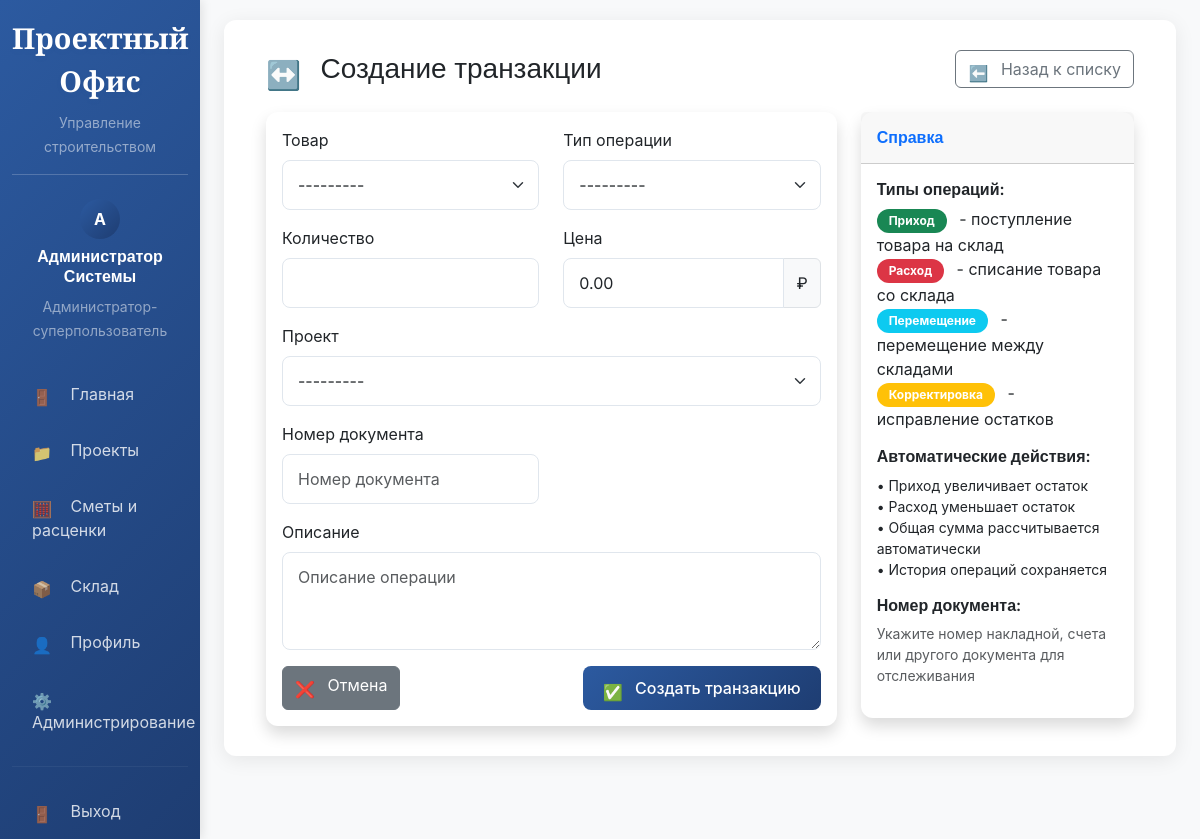
/warehouse/transactions/create/ (signed in), run on the app's committed database.
### accounts/models.py (models this page shows, shortened)
class User(AbstractUser):
    class Role(models.TextChoices):
        ADMIN = 'admin', _('Администратор-суперпользователь')
        CHIEF_ENGINEER = 'chief_engineer', _('Главный инженер')
        FOREMAN = 'foreman', _('Прораб')
        WAREHOUSE_KEEPER = 'warehouse_keeper', _('Кладовщик')
        SUPPLIER = 'supplier', _('Снабженец')
        ECONOMIST = 'economist', _('Экономист/Начальник коммерческого отдела')
        CONTRACTOR = 'contractor', _('Подрядчик')
    email = models.EmailField(_('Email адрес'), unique=True, blank=True, null=True)
    role = models.CharField(
        _('Роль'),
        max_length=20,
        choices=Role.choices,
        default=Role.CONTRACTOR
    )
    phone = models.CharField(_('Телефон'), max_length=20, blank=True)
    is_active_session = models.BooleanField(_('Активная сессия'), default=False)
    device_fingerprint = models.CharField(
        _('Отпечаток устройства'),
        max_length=128,
        blank=True,
        help_text=_('Уникальный идентификатор устройства пользователя')
    )
    last_login_ip = models.GenericIPAddressField(_('Последний IP'), blank=True, null=True)
    failed_login_attempts = models.PositiveIntegerField(_('Неудачные попытки входа'), default=0)
    locked_until = models.DateTimeField(_('Заблокирован до'), blank=True, null=True)
    created_at = models.DateTimeField(_('Дата создания'), auto_now_add=True)
    updated_at = models.DateTimeField(_('Дата обновления'), auto_now=True)
    objects = UserManager()
    USERNAME_FIELD = 'email'
    REQUIRED_FIELDS = ['first_name', 'last_name']
    class Meta:
        verbose_name = _('Пользователь')
        verbose_name_plural = _('Пользователи')
        db_table = 'users'
    def get_full_name(self):
        full_name = f"{self.first_name} {self.last_name}".strip()
        if full_name:
            return full_name
        elif self.email:
            return self.email
        else:
            return f"User {self.id}"
    def is_admin_role(self):
        return self.role == self.Role.ADMIN or self.is_superuser
    def can_manage_warehouse(self):
        return self.is_admin_role() or self.is_chief_engineer_role() or self.is_warehouse_keeper_role() or self.is_supplier_role()
    def can_view_projects(self):
        return self.is_admin_role() or self.is_chief_engineer_role() or self.is_foreman_role() or self.is_contractor_role()
    def can_view_estimates(self):
        return self.is_admin_role() or self.is_chief_engineer_role() or self.is_foreman_role()

### warehouse/views.py (the view)
# urls.py: path('transactions/create/', views.warehouse_transaction_create, name='transaction_create'),
@login_required
def warehouse_transaction_create(request):
    if request.method == 'POST':
        form = WarehouseTransactionForm(request.POST)
        if form.is_valid():
            try:
                with transaction.atomic():
                    item = form.cleaned_data['item']
                    transaction_type = form.cleaned_data['transaction_type']
                    quantity = form.cleaned_data['quantity']
                    if transaction_type == 'OUT':
                        if item.current_quantity < quantity:
                            raise ValidationError(
                                f'Недостаточно товара на складе. '
                                f'Доступно: {item.current_quantity}, требуется: {quantity}'
                            )
                    warehouse_transaction = form.save(commit=False)
                    warehouse_transaction.created_by = request.user
                    warehouse_transaction.save()
                    item.update_quantity(transaction_type, quantity, request.user)
                    messages.success(request, 'Транзакция успешно создана.')
                    return redirect('warehouse:transactions_list')
            except ValidationError as e:
                messages.error(request, str(e))
            except Exception as e:
                logger = logging.getLogger(__name__)
                logger.error(f'Ошибка создания транзакции: {e}')
                messages.error(request, 'Произошла ошибка при создании транзакции.')
    else:
        form = WarehouseTransactionForm()
    context = {
        'form': form,
        'title': 'Создание транзакции',
    }
    return render(request, 'warehouse/transaction_form.html', context)

### templates/warehouse/transaction_form.html (shortened to what this page needs)
{% extends 'base.html' %}
{% load static %}
{% block content %}
<div class="container-fluid">
    <div class="row">
        <div class="col-12">
            <div class="d-flex justify-content-between align-items-center mb-4">
                <h1 class="h3 mb-0">
                    <i class="bi bi-arrow-left-right me-2"></i>
                    {{ title }}
                </h1>
                <a href="{% url 'warehouse:transactions_list' %}" class="btn btn-outline-secondary">
                    <i class="bi bi-arrow-left me-1"></i>
                    Назад к списку
                </a>
            </div>
        </div>
    </div>
    <div class="row">
        <div class="col-lg-8">
            <div class="card shadow">
                <div class="card-body">
                    <form method="post">
                        <div class="row">
                            <div class="col-md-6 mb-3">
                                <label for="{{ form.item.id_for_label }}" class="form-label">{{ form.item.label }}</label>
                                {{ form.item }}
                            </div>
                            <div class="col-md-6 mb-3">
                                <label for="{{ form.transaction_type.id_for_label }}" class="form-label">{{ form.transaction_type.label }}</label>
                                {{ form.transaction_type }}
                            </div>
                        </div>
                        <div class="row">
                            <div class="col-md-6 mb-3">
                                <label for="{{ form.quantity.id_for_label }}" class="form-label">{{ form.quantity.label }}</label>
                                {{ form.quantity }}
                            </div>
                            <div class="col-md-6 mb-3">
                                <label for="{{ form.price.id_for_label }}" class="form-label">{{ form.price.label }}</label>
                                <div class="input-group">
                                    {{ form.price }}
                                    <span class="input-group-text">₽</span>
                                </div>
                            </div>
                        </div>
                        <div class="mb-3">
                            <label for="{{ form.project.id_for_label }}" class="form-label">{{ form.project.label }}</label>
                            {{ form.project }}
                        </div>
                        <div class="row">
                            <div class="col-md-6 mb-3">
                                <label for="{{ form.reference_number.id_for_label }}" class="form-label">{{ form.reference_number.label }}</label>
                                {{ form.reference_number }}
                            </div>
                        </div>
                        <div class="mb-3">
                            <label for="{{ form.description.id_for_label }}" class="form-label">{{ form.description.label }}</label>
                            {{ form.description }}
                        </div>
                        <div class="d-flex justify-content-between">
                            <a href="{% url 'warehouse:transactions_list' %}" class="btn btn-secondary">
                                <i class="bi bi-x-circle me-1"></i>
                                Отмена
                            </a>
                            <button type="submit" class="btn btn-primary">
                                <i class="bi bi-check-circle me-1"></i>
                                Создать транзакцию
                            </button>
                        </div>
                    </form>
                </div>
            </div>
        </div>
        <div class="col-lg-4">
            <div class="card shadow">
                <div class="card-header py-3">
                    <h6 class="m-0 font-weight-bold text-primary">Справка</h6>
                </div>
                <div class="card-body">
                    <h6>Типы операций:</h6>
                    <ul class="list-unstyled">
                        <li><span class="badge bg-success me-2">Приход</span> - поступление товара на склад</li>
                        <li><span class="badge bg-danger me-2">Расход</span> - списание товара со склада</li>
                        <li><span class="badge bg-info me-2">Перемещение</span> - перемещение между складами</li>
                        <li><span class="badge bg-warning me-2">Корректировка</span> - исправление остатков</li>
                    </ul>
                    <h6 class="mt-3">Автоматические действия:</h6>
                    <ul class="list-unstyled small">
                        <li>• Приход увеличивает остаток</li>
                        <li>• Расход уменьшает остаток</li>
                        <li>• Общая сумма рассчитывается автоматически</li>
                        <li>• История операций сохраняется</li>
                    </ul>
                    <h6 class="mt-3">Номер документа:</h6>
                    <p class="small text-muted">
                        Укажите номер накладной, счета или другого документа для отслеживания
                    </p>
                </div>
            </div>
        </div>
    </div>
</div>
{% endblock %}

### templates/base.html (shortened to what this page needs)
{% load static %}
<!DOCTYPE html>
<html lang="ru">
<head>
    <link href="https://cdn.jsdelivr.net/npm/bootstrap@5.3.0/dist/css/bootstrap.min.css" rel="stylesheet">
    <link href="https://cdn.jsdelivr.net/npm/bootstrap-icons@1.11.3/font/bootstrap-icons.css" rel="stylesheet">
    <link href="https://cdnjs.cloudflare.com/ajax/libs/bootstrap-icons/1.11.3/bootstrap-icons.min.css" rel="stylesheet">
    <link href="{% static 'css/complete-icons.css' %}" rel="stylesheet">
</head>
<body>
    <div class="container-fluid">
        <div class="row">
            {% if user.is_authenticated %}
            <nav class="col-md-3 col-lg-2 d-md-block sidebar collapse" id="sidebarMenu">
                <div class="position-sticky pt-3">
                    <div class="text-center mb-4 pb-3 border-bottom" style="border-color: rgba(255,255,255,0.2) !important;">
                        <div class="brand-title text-white mb-2" style="color: white !important; -webkit-text-fill-color: white !important;">
                            Проектный Офис
                        </div>
                        <small class="text-white-50">Управление строительством</small>
                    </div>
                    <div class="text-center mb-4">
                        <div class="user-avatar mx-auto mb-2">
                            {{ user.first_name.0|default:user.email.0|upper }}
                        </div>
                        <h6 class="text-white">{{ user.get_full_name|default:user.email }}</h6>
                        <small class="text-white-50">{{ user.get_role_display }}</small>
                    </div>
                    <ul class="nav flex-column">
                        {% if user.is_superuser %}
                        <li class="nav-item">
                            <a class="nav-link {% if request.resolver_match.url_name == 'dashboard' %}active{% endif %}" href="{% url 'projects:dashboard' %}">
                                <i class="bi bi-house-door"></i>
                                Главная
                            </a>
                        </li>
                        {% endif %}
                        {% if user.can_view_projects %}
                        <li class="nav-item">
                            <a class="nav-link {% if request.resolver_match.url_name == 'list' %}active{% endif %}" href="{% url 'projects:list' %}">
                                <i class="bi bi-folder"></i>
                                Проекты
                            </a>
                        </li>
                        {% endif %}
                        {% if user.can_view_estimates %}
                        <li class="nav-item">
                            <a class="nav-link {% if 'estimate' in request.resolver_match.url_name %}active{% endif %}" href="{% url 'projects:estimate_rates_list' %}">
                                <i class="bi bi-calculator"></i>
                                Сметы и расценки
                            </a>
                        </li>
                        {% endif %}
                        {% if user.can_manage_warehouse %}
                        <li class="nav-item">
                            <a class="nav-link {% if 'warehouse' in request.resolver_match.url_name %}active{% endif %}" href="{% url 'warehouse:dashboard' %}">
                                <i class="bi bi-box-seam"></i>
                                Склад
                            </a>
                        </li>
                        {% endif %}
                        <li class="nav-item">
                            <a class="nav-link {% if request.resolver_match.url_name == 'profile' %}active{% endif %}" href="{% url 'accounts:profile' %}">
                                <i class="bi bi-person"></i>
                                Профиль
                            </a>
                        </li>
                        {% if user.is_admin_role %}
                        <li class="nav-item">
                            <a class="nav-link" href="{% url 'admin_panel:dashboard' %}">
                                <i class="bi bi-gear"></i>
                                Администрирование
                            </a>
                        </li>
                        {% endif %}
                    </ul>
                    <hr class="my-3" style="border-color: rgba(255,255,255,0.2);">
                    <ul class="nav flex-column">
                        <li class="nav-item">
                            <a class="nav-link" href="{% url 'accounts:logout' %}">
                                <i class="bi bi-box-arrow-right"></i>
                                Выход
                            </a>
                        </li>
                    </ul>
                </div>
            </nav>
            {% endif %}
            <main class="col-md-9 ms-sm-auto col-lg-10 px-md-4">
                <div class="main-content fade-in">
                    {% block content %}{% endblock %}
                </div>
            </main>
        </div>
    </div>
</body>
</html>

### data on the page
User: first_name.0 "А", get_full_name "Администратор Системы", role "Администратор-суперпользователь"

### other printed values
{{ title }} "Создание транзакции"
